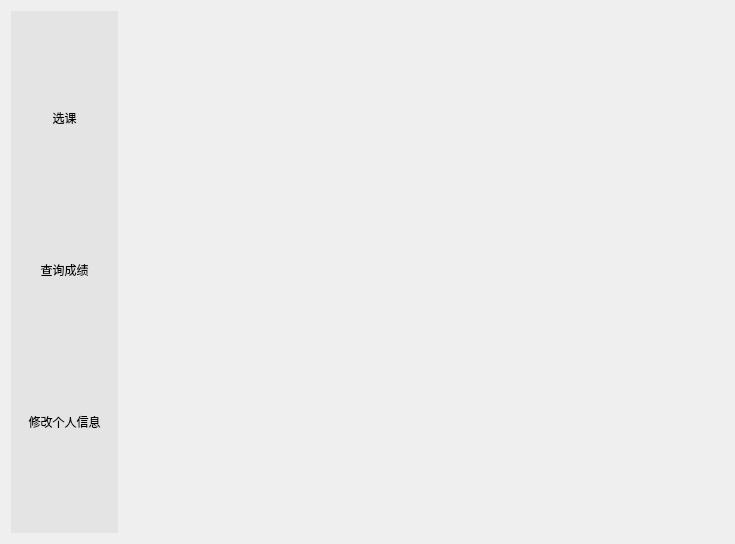
<?xml version="1.0" encoding="UTF-8"?>
<ui version="4.0">
 <class>student</class>
 <widget class="QWidget" name="student">
  <property name="geometry">
   <rect>
    <x>0</x>
    <y>0</y>
    <width>735</width>
    <height>544</height>
   </rect>
  </property>
  <property name="windowTitle">
   <string>Form</string>
  </property>
  <layout class="QGridLayout" name="gridLayout_2">
   <item row="0" column="0">
    <widget class="QWidget" name="widget" native="true">
     <property name="styleSheet">
      <string notr="true">QWidget{
	background-color: rgb(228, 228, 228);  /* 设置背景色为灰色 */
}
</string>
     </property>
     <layout class="QGridLayout" name="gridLayout">
      <item row="0" column="0">
       <widget class="QToolButton" name="toolButton_3">
        <property name="styleSheet">
         <string notr="true">/* 默认 */
QToolButton{   
	border-top: 3px outset transparent;           /* 上边框宽度3像素、突出显示、颜色为透明 */
	border-bottom: 7px outset transparent;
	border-right: 3px outset transparent;
	border-left: 3px outset transparent;
    min-width: 80px;                            /* 控件最小宽度 */
    min-height: 80px;
	background-color: rgb(228, 228, 228);
}

/* 鼠标悬停 */
QToolButton:hover{
	background-color: rgb(205, 205, 205);
}

/* 点击和按下 */
QToolButton:pressed,QToolButton:checked{
	border-left: 3px outset rgb(93, 95, 97);  /* 左边框宽度3像素、突出显示、颜色为深深灰 */
	background-color: rgb(246, 246, 246);	
}

QPushButton:default {
    border-color: navy; /* make the default button prominent */
}
</string>
        </property>
        <property name="text">
         <string>选课</string>
        </property>
        <property name="checkable">
         <bool>true</bool>
        </property>
        <property name="autoExclusive">
         <bool>true</bool>
        </property>
       </widget>
      </item>
      <item row="2" column="0">
       <widget class="QToolButton" name="toolButton">
        <property name="styleSheet">
         <string notr="true">/* 默认 */
QToolButton{   
	border-top: 3px outset transparent;           /* 上边框宽度3像素、突出显示、颜色为透明 */
	border-bottom: 7px outset transparent;
	border-right: 3px outset transparent;
	border-left: 3px outset transparent;
    min-width: 80px;                            /* 控件最小宽度 */
    min-height: 80px;
	background-color: rgb(228, 228, 228);
}

/* 鼠标悬停 */
QToolButton:hover{
	background-color: rgb(205, 205, 205);
}

/* 点击和按下 */
QToolButton:pressed,QToolButton:checked{
	border-left: 3px outset rgb(93, 95, 97);  /* 左边框宽度3像素、突出显示、颜色为深深灰 */
	background-color: rgb(246, 246, 246);	
}

QPushButton:default {
    border-color: navy; /* make the default button prominent */
}
</string>
        </property>
        <property name="text">
         <string>修改个人信息</string>
        </property>
        <property name="checkable">
         <bool>true</bool>
        </property>
        <property name="autoExclusive">
         <bool>true</bool>
        </property>
       </widget>
      </item>
      <item row="1" column="0">
       <widget class="QToolButton" name="toolButton_2">
        <property name="styleSheet">
         <string notr="true">/* 默认 */
QToolButton{   
	border-top: 3px outset transparent;           /* 上边框宽度3像素、突出显示、颜色为透明 */
	border-bottom: 7px outset transparent;
	border-right: 3px outset transparent;
	border-left: 3px outset transparent;
    min-width: 80px;                            /* 控件最小宽度 */
    min-height: 80px;
	background-color: rgb(228, 228, 228);
}

/* 鼠标悬停 */
QToolButton:hover{
	background-color: rgb(205, 205, 205);
}

/* 点击和按下 */
QToolButton:pressed,QToolButton:checked{
	border-left: 3px outset rgb(93, 95, 97);  /* 左边框宽度3像素、突出显示、颜色为深深灰 */
	background-color: rgb(246, 246, 246);	
}

QPushButton:default {
    border-color: navy; /* make the default button prominent */
}
</string>
        </property>
        <property name="text">
         <string>查询成绩</string>
        </property>
        <property name="checkable">
         <bool>true</bool>
        </property>
        <property name="autoExclusive">
         <bool>true</bool>
        </property>
       </widget>
      </item>
     </layout>
    </widget>
   </item>
   <item row="0" column="1">
    <widget class="QStackedWidget" name="stackedWidget">
     <widget class="QWidget" name="page"/>
     <widget class="QWidget" name="page_2"/>
    </widget>
   </item>
  </layout>
 </widget>
 <resources/>
 <connections/>
</ui>
